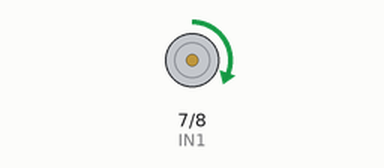
Recording of a sketch running on a simulated Arduino Uno, built with avr-gcc and run on an emulated ATmega328P. Parts: motor-driver pin pairs drawn as motors (green arrow = first pin HIGH = forward, orange = second pin HIGH = backward, longer = more drive, scaled by the enable pin).

Above: at 0.1 s.
At 36.7 s:
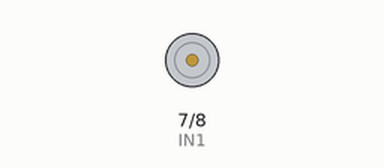
Timing chart, 0 to 40.0 s (numbered marks = the images above):
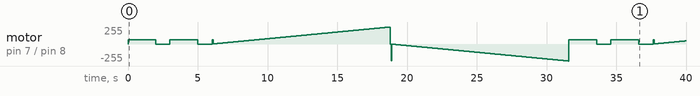

The sketch:

sketch_feb21a.ino
```cpp
#define IN1 7
#define IN2 8
#define PWM 9

void setup() {
    pinMode(IN1, OUTPUT);
    pinMode(IN2, OUTPUT);
    pinMode(PWM, OUTPUT);
}

void loop() {
    //モーター正転
    digitalWrite(IN1,HIGH);
    digitalWrite(IN2,LOW);
    analogWrite(PWM, 64);
    delay(2000);

    //モーターブレーキ
    digitalWrite(IN1,HIGH);
    digitalWrite(IN2,LOW);
    analogWrite(PWM, 0);
    delay(1000);

    //モーター逆転
    digitalWrite(IN1,HIGH);
    digitalWrite(IN2,LOW);
    analogWrite(PWM, 64);
    delay(2000);

    //モーターストップ
    digitalWrite(IN1,LOW);
    digitalWrite(IN2,LOW);
    analogWrite(PWM, 64);
    delay(1000);

   //モーター速度変化
    for (int i= 0; i<= 255; i++) {
        digitalWrite(IN1, HIGH);
        digitalWrite(IN2, LOW);
        analogWrite(PWM, i);
        delay(50);
    }

    for (int i= 0; i<= 255 ; i++) {
        digitalWrite(IN1, LOW);
        digitalWrite(IN2, HIGH);
        analogWrite(PWM, i);
        delay(50);
    }
}
```

Measured:
- by itself, motor on pin 7 (IN1) / pin 8 (IN2): stopped → forward 64/255 at 0.00 s, → stopped 2.0 s later, → forward 64/255 1.0 s later, → stopped 2.0 s later, … (566 changes in this stretch)
